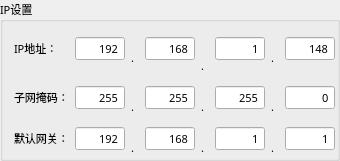
           <widget class="QGroupBox" name="groupBoxIP">
            <property name="font">
             <font>
              <family>微软雅黑</family>
              <pointsize>8</pointsize>
              <weight>50</weight>
              <bold>false</bold>
             </font>
            </property>
            <property name="title">
             <string>IP设置</string>
            </property>
            <layout class="QGridLayout" name="gridLayout_29">
             <property name="topMargin">
              <number>2</number>
             </property>
             <property name="rightMargin">
              <number>2</number>
             </property>
             <property name="bottomMargin">
              <number>2</number>
             </property>
             <item row="0" column="0">
              <widget class="QLabel" name="labelIP">
               <property name="minimumSize">
                <size>
                 <width>0</width>
                 <height>25</height>
                </size>
               </property>
               <property name="maximumSize">
                <size>
                 <width>16777215</width>
                 <height>25</height>
                </size>
               </property>
               <property name="font">
                <font>
                 <family>微软雅黑</family>
                 <pointsize>8</pointsize>
                 <weight>50</weight>
                 <italic>false</italic>
                 <bold>false</bold>
                </font>
               </property>
               <property name="styleSheet">
                <string notr="true"/>
               </property>
               <property name="text">
                <string>IP地址：</string>
               </property>
              </widget>
             </item>
             <item row="0" column="1">
              <layout class="QHBoxLayout" name="horizontalLayout_2">
               <item>
                <widget class="xSpinBox" name="sBoxIP1">
                 <property name="minimumSize">
                  <size>
                   <width>50</width>
                   <height>25</height>
                  </size>
                 </property>
                 <property name="maximumSize">
                  <size>
                   <width>100</width>
                   <height>25</height>
                  </size>
                 </property>
                 <property name="font">
                  <font>
                   <family>微软雅黑</family>
                   <pointsize>8</pointsize>
                   <weight>50</weight>
                   <italic>false</italic>
                   <bold>false</bold>
                  </font>
                 </property>
                 <property name="styleSheet">
                  <string notr="true"/>
                 </property>
                 <property name="alignment">
                  <set>Qt::AlignRight|Qt::AlignTrailing|Qt::AlignVCenter</set>
                 </property>
                 <property name="buttonSymbols">
                  <enum>QAbstractSpinBox::NoButtons</enum>
                 </property>
                 <property name="maximum">
                  <number>255</number>
                 </property>
                 <property name="value">
                  <number>192</number>
                 </property>
                </widget>
               </item>
               <item>
                <widget class="QLabel" name="label_4">
                 <property name="minimumSize">
                  <size>
                   <width>8</width>
                   <height>35</height>
                  </size>
                 </property>
                 <property name="maximumSize">
                  <size>
                   <width>8</width>
                   <height>35</height>
                  </size>
                 </property>
                 <property name="font">
                  <font>
                   <family>微软雅黑</family>
                   <pointsize>8</pointsize>
                   <weight>50</weight>
                   <italic>false</italic>
                   <bold>false</bold>
                  </font>
                 </property>
                 <property name="text">
                  <string>.</string>
                 </property>
                 <property name="alignment">
                  <set>Qt::AlignBottom|Qt::AlignLeading|Qt::AlignLeft</set>
                 </property>
                </widget>
               </item>
               <item>
                <widget class="xSpinBox" name="sBoxIP2">
                 <property name="minimumSize">
                  <size>
                   <width>50</width>
                   <height>25</height>
                  </size>
                 </property>
                 <property name="maximumSize">
                  <size>
                   <width>100</width>
                   <height>25</height>
                  </size>
                 </property>
                 <property name="font">
                  <font>
                   <family>微软雅黑</family>
                   <pointsize>8</pointsize>
                   <weight>50</weight>
                   <italic>false</italic>
                   <bold>false</bold>
                  </font>
                 </property>
                 <property name="styleSheet">
                  <string notr="true"/>
                 </property>
                 <property name="alignment">
                  <set>Qt::AlignRight|Qt::AlignTrailing|Qt::AlignVCenter</set>
                 </property>
                 <property name="buttonSymbols">
                  <enum>QAbstractSpinBox::NoButtons</enum>
                 </property>
                 <property name="maximum">
                  <number>255</number>
                 </property>
                 <property name="value">
                  <number>168</number>
                 </property>
                </widget>
               </item>
               <item>
                <widget class="QLabel" name="label_5">
                 <property name="minimumSize">
                  <size>
                   <width>8</width>
                   <height>50</height>
                  </size>
                 </property>
                 <property name="maximumSize">
                  <size>
                   <width>8</width>
                   <height>50</height>
                  </size>
                 </property>
                 <property name="font">
                  <font>
                   <family>微软雅黑</family>
                   <pointsize>8</pointsize>
                   <weight>50</weight>
                   <italic>false</italic>
                   <bold>false</bold>
                  </font>
                 </property>
                 <property name="text">
                  <string>.</string>
                 </property>
                 <property name="alignment">
                  <set>Qt::AlignBottom|Qt::AlignLeading|Qt::AlignLeft</set>
                 </property>
                </widget>
               </item>
               <item>
                <widget class="xSpinBox" name="sBoxIP3">
                 <property name="minimumSize">
                  <size>
                   <width>50</width>
                   <height>25</height>
                  </size>
                 </property>
                 <property name="maximumSize">
                  <size>
                   <width>100</width>
                   <height>25</height>
                  </size>
                 </property>
                 <property name="font">
                  <font>
                   <family>微软雅黑</family>
                   <pointsize>8</pointsize>
                   <weight>50</weight>
                   <italic>false</italic>
                   <bold>false</bold>
                  </font>
                 </property>
                 <property name="styleSheet">
                  <string notr="true"/>
                 </property>
                 <property name="alignment">
                  <set>Qt::AlignRight|Qt::AlignTrailing|Qt::AlignVCenter</set>
                 </property>
                 <property name="buttonSymbols">
                  <enum>QAbstractSpinBox::NoButtons</enum>
                 </property>
                 <property name="maximum">
                  <number>255</number>
                 </property>
                 <property name="value">
                  <number>1</number>
                 </property>
                </widget>
               </item>
               <item>
                <widget class="QLabel" name="label_6">
                 <property name="minimumSize">
                  <size>
                   <width>8</width>
                   <height>35</height>
                  </size>
                 </property>
                 <property name="maximumSize">
                  <size>
                   <width>8</width>
                   <height>35</height>
                  </size>
                 </property>
                 <property name="font">
                  <font>
                   <family>微软雅黑</family>
                   <pointsize>8</pointsize>
                   <weight>50</weight>
                   <italic>false</italic>
                   <bold>false</bold>
                  </font>
                 </property>
                 <property name="text">
                  <string>.</string>
                 </property>
                 <property name="alignment">
                  <set>Qt::AlignBottom|Qt::AlignLeading|Qt::AlignLeft</set>
                 </property>
                </widget>
               </item>
               <item>
                <widget class="xSpinBox" name="sBoxIP4">
                 <property name="minimumSize">
                  <size>
                   <width>50</width>
                   <height>25</height>
                  </size>
                 </property>
                 <property name="maximumSize">
                  <size>
                   <width>100</width>
                   <height>25</height>
                  </size>
                 </property>
                 <property name="font">
                  <font>
                   <family>微软雅黑</family>
                   <pointsize>8</pointsize>
                   <weight>50</weight>
                   <italic>false</italic>
                   <bold>false</bold>
                  </font>
                 </property>
                 <property name="styleSheet">
                  <string notr="true"/>
                 </property>
                 <property name="alignment">
                  <set>Qt::AlignRight|Qt::AlignTrailing|Qt::AlignVCenter</set>
                 </property>
                 <property name="buttonSymbols">
                  <enum>QAbstractSpinBox::NoButtons</enum>
                 </property>
                 <property name="maximum">
                  <number>255</number>
                 </property>
                 <property name="value">
                  <number>148</number>
                 </property>
                </widget>
               </item>
              </layout>
             </item>
             <item row="1" column="0">
              <widget class="QLabel" name="labelSubMask">
               <property name="minimumSize">
                <size>
                 <width>0</width>
                 <height>25</height>
                </size>
               </property>
               <property name="maximumSize">
                <size>
                 <width>16777215</width>
                 <height>25</height>
                </size>
               </property>
               <property name="font">
                <font>
                 <family>微软雅黑</family>
                 <pointsize>8</pointsize>
                 <weight>50</weight>
                 <italic>false</italic>
                 <bold>false</bold>
                </font>
               </property>
               <property name="styleSheet">
                <string notr="true"/>
               </property>
               <property name="text">
                <string>子网掩码：</string>
               </property>
              </widget>
             </item>
             <item row="1" column="1">
              <layout class="QHBoxLayout" name="horizontalLayout_3">
               <item>
                <widget class="xSpinBox" name="sBoxSubMask1">
                 <property name="minimumSize">
                  <size>
                   <width>50</width>
                   <height>25</height>
                  </size>
                 </property>
                 <property name="maximumSize">
                  <size>
                   <width>100</width>
                   <height>25</height>
                  </size>
                 </property>
                 <property name="font">
                  <font>
                   <family>微软雅黑</family>
                   <pointsize>8</pointsize>
                   <weight>50</weight>
                   <italic>false</italic>
                   <bold>false</bold>
                  </font>
                 </property>
                 <property name="styleSheet">
                  <string notr="true"/>
                 </property>
                 <property name="alignment">
                  <set>Qt::AlignRight|Qt::AlignTrailing|Qt::AlignVCenter</set>
                 </property>
                 <property name="buttonSymbols">
                  <enum>QAbstractSpinBox::NoButtons</enum>
                 </property>
                 <property name="maximum">
                  <number>255</number>
                 </property>
                 <property name="value">
                  <number>255</number>
                 </property>
                </widget>
               </item>
               <item>
                <widget class="QLabel" name="label_7">
                 <property name="minimumSize">
                  <size>
                   <width>8</width>
                   <height>35</height>
                  </size>
                 </property>
                 <property name="maximumSize">
                  <size>
                   <width>8</width>
                   <height>35</height>
                  </size>
                 </property>
                 <property name="font">
                  <font>
                   <family>微软雅黑</family>
                   <pointsize>8</pointsize>
                   <weight>50</weight>
                   <italic>false</italic>
                   <bold>false</bold>
                  </font>
                 </property>
                 <property name="text">
                  <string>.</string>
                 </property>
                 <property name="alignment">
                  <set>Qt::AlignBottom|Qt::AlignLeading|Qt::AlignLeft</set>
                 </property>
                </widget>
               </item>
               <item>
                <widget class="xSpinBox" name="sBoxSubMask2">
                 <property name="minimumSize">
                  <size>
                   <width>50</width>
                   <height>25</height>
                  </size>
                 </property>
                 <property name="maximumSize">
                  <size>
                   <width>100</width>
                   <height>25</height>
                  </size>
                 </property>
                 <property name="font">
                  <font>
                   <family>微软雅黑</family>
                   <pointsize>8</pointsize>
                   <weight>50</weight>
                   <italic>false</italic>
                   <bold>false</bold>
                  </font>
                 </property>
                 <property name="styleSheet">
                  <string notr="true"/>
                 </property>
                 <property name="alignment">
                  <set>Qt::AlignRight|Qt::AlignTrailing|Qt::AlignVCenter</set>
                 </property>
                 <property name="buttonSymbols">
                  <enum>QAbstractSpinBox::NoButtons</enum>
                 </property>
                 <property name="maximum">
                  <number>255</number>
                 </property>
                 <property name="value">
                  <number>255</number>
                 </property>
                </widget>
               </item>
               <item>
                <widget class="QLabel" name="label_8">
                 <property name="minimumSize">
                  <size>
                   <width>8</width>
                   <height>35</height>
                  </size>
                 </property>
                 <property name="maximumSize">
                  <size>
                   <width>8</width>
                   <height>35</height>
                  </size>
                 </property>
                 <property name="font">
                  <font>
                   <family>微软雅黑</family>
                   <pointsize>8</pointsize>
                   <weight>50</weight>
                   <italic>false</italic>
                   <bold>false</bold>
                  </font>
                 </property>
                 <property name="text">
                  <string>.</string>
                 </property>
                 <property name="alignment">
                  <set>Qt::AlignBottom|Qt::AlignLeading|Qt::AlignLeft</set>
                 </property>
                </widget>
               </item>
               <item>
                <widget class="xSpinBox" name="sBoxSubMask3">
                 <property name="minimumSize">
                  <size>
                   <width>50</width>
                   <height>25</height>
                  </size>
                 </property>
                 <property name="maximumSize">
                  <size>
                   <width>100</width>
                   <height>25</height>
                  </size>
                 </property>
                 <property name="font">
                  <font>
                   <family>微软雅黑</family>
                   <pointsize>8</pointsize>
                   <weight>50</weight>
                   <italic>false</italic>
                   <bold>false</bold>
                  </font>
                 </property>
                 <property name="styleSheet">
                  <string notr="true"/>
                 </property>
                 <property name="alignment">
                  <set>Qt::AlignRight|Qt::AlignTrailing|Qt::AlignVCenter</set>
                 </property>
                 <property name="buttonSymbols">
                  <enum>QAbstractSpinBox::NoButtons</enum>
                 </property>
                 <property name="maximum">
                  <number>255</number>
                 </property>
                 <property name="value">
                  <number>255</number>
                 </property>
                </widget>
               </item>
               <item>
                <widget class="QLabel" name="label_9">
                 <property name="minimumSize">
                  <size>
                   <width>8</width>
                   <height>35</height>
                  </size>
                 </property>
                 <property name="maximumSize">
                  <size>
                   <width>8</width>
                   <height>35</height>
                  </size>
                 </property>
                 <property name="font">
                  <font>
                   <family>微软雅黑</family>
                   <pointsize>8</pointsize>
                   <weight>50</weight>
                   <italic>false</italic>
                   <bold>false</bold>
                  </font>
                 </property>
                 <property name="text">
                  <string>.</string>
                 </property>
                 <property name="alignment">
                  <set>Qt::AlignBottom|Qt::AlignLeading|Qt::AlignLeft</set>
                 </property>
                </widget>
               </item>
               <item>
                <widget class="xSpinBox" name="sBoxSubMask4">
                 <property name="minimumSize">
                  <size>
                   <width>50</width>
                   <height>25</height>
                  </size>
                 </property>
                 <property name="maximumSize">
                  <size>
                   <width>100</width>
                   <height>25</height>
                  </size>
                 </property>
                 <property name="font">
                  <font>
                   <family>微软雅黑</family>
                   <pointsize>8</pointsize>
                   <weight>50</weight>
                   <italic>false</italic>
                   <bold>false</bold>
                  </font>
                 </property>
                 <property name="styleSheet">
                  <string notr="true"/>
                 </property>
                 <property name="alignment">
                  <set>Qt::AlignRight|Qt::AlignTrailing|Qt::AlignVCenter</set>
                 </property>
                 <property name="buttonSymbols">
                  <enum>QAbstractSpinBox::NoButtons</enum>
                 </property>
                 <property name="maximum">
                  <number>255</number>
                 </property>
                </widget>
               </item>
              </layout>
             </item>
             <item row="2" column="0">
              <widget class="QLabel" name="labelGateWay">
               <property name="minimumSize">
                <size>
                 <width>0</width>
                 <height>25</height>
                </size>
               </property>
               <property name="maximumSize">
                <size>
                 <width>16777215</width>
                 <height>25</height>
                </size>
               </property>
               <property name="font">
                <font>
                 <family>微软雅黑</family>
                 <pointsize>8</pointsize>
                 <weight>50</weight>
                 <italic>false</italic>
                 <bold>false</bold>
                </font>
               </property>
               <property name="styleSheet">
                <string notr="true"/>
               </property>
               <property name="text">
                <string>默认网关：</string>
               </property>
              </widget>
             </item>
             <item row="2" column="1">
              <layout class="QHBoxLayout" name="horizontalLayout_4">
               <item>
                <widget class="xSpinBox" name="sBoxGateWay1">
                 <property name="minimumSize">
                  <size>
                   <width>50</width>
                   <height>25</height>
                  </size>
                 </property>
                 <property name="maximumSize">
                  <size>
                   <width>100</width>
                   <height>25</height>
                  </size>
                 </property>
                 <property name="font">
                  <font>
                   <family>微软雅黑</family>
                   <pointsize>8</pointsize>
                   <weight>50</weight>
                   <italic>false</italic>
                   <bold>false</bold>
                  </font>
                 </property>
                 <property name="styleSheet">
                  <string notr="true"/>
                 </property>
                 <property name="alignment">
                  <set>Qt::AlignRight|Qt::AlignTrailing|Qt::AlignVCenter</set>
                 </property>
                 <property name="buttonSymbols">
                  <enum>QAbstractSpinBox::NoButtons</enum>
                 </property>
                 <property name="maximum">
                  <number>255</number>
                 </property>
                 <property name="value">
                  <number>192</number>
                 </property>
                </widget>
               </item>
               <item>
                <widget class="QLabel" name="label_10">
                 <property name="minimumSize">
                  <size>
                   <width>8</width>
                   <height>35</height>
                  </size>
                 </property>
                 <property name="maximumSize">
                  <size>
                   <width>8</width>
                   <height>35</height>
                  </size>
                 </property>
                 <property name="font">
                  <font>
                   <family>微软雅黑</family>
                   <pointsize>8</pointsize>
                   <weight>50</weight>
                   <italic>false</italic>
                   <bold>false</bold>
                  </font>
                 </property>
                 <property name="text">
                  <string>.</string>
                 </property>
                 <property name="alignment">
                  <set>Qt::AlignBottom|Qt::AlignLeading|Qt::AlignLeft</set>
                 </property>
                </widget>
               </item>
               <item>
                <widget class="xSpinBox" name="sBoxGateWay2">
                 <property name="minimumSize">
                  <size>
                   <width>50</width>
                   <height>25</height>
                  </size>
                 </property>
                 <property name="maximumSize">
                  <size>
                   <width>100</width>
                   <height>25</height>
                  </size>
                 </property>
                 <property name="font">
                  <font>
                   <family>微软雅黑</family>
                   <pointsize>8</pointsize>
                   <weight>50</weight>
                   <italic>false</italic>
                   <bold>false</bold>
                  </font>
                 </property>
                 <property name="styleSheet">
                  <string notr="true"/>
                 </property>
                 <property name="alignment">
                  <set>Qt::AlignRight|Qt::AlignTrailing|Qt::AlignVCenter</set>
                 </property>
                 <property name="buttonSymbols">
                  <enum>QAbstractSpinBox::NoButtons</enum>
                 </property>
                 <property name="maximum">
                  <number>255</number>
                 </property>
                 <property name="value">
                  <number>168</number>
                 </property>
                </widget>
               </item>
               <item>
                <widget class="QLabel" name="label_11">
                 <property name="minimumSize">
                  <size>
                   <width>8</width>
                   <height>35</height>
                  </size>
                 </property>
                 <property name="maximumSize">
                  <size>
                   <width>8</width>
                   <height>35</height>
                  </size>
                 </property>
                 <property name="font">
                  <font>
                   <family>微软雅黑</family>
                   <pointsize>8</pointsize>
                   <weight>50</weight>
                   <italic>false</italic>
                   <bold>false</bold>
                  </font>
                 </property>
                 <property name="text">
                  <string>.</string>
                 </property>
                 <property name="alignment">
                  <set>Qt::AlignBottom|Qt::AlignLeading|Qt::AlignLeft</set>
                 </property>
                </widget>
               </item>
               <item>
                <widget class="xSpinBox" name="sBoxGateWay3">
                 <property name="minimumSize">
                  <size>
                   <width>50</width>
                   <height>25</height>
                  </size>
                 </property>
                 <property name="maximumSize">
                  <size>
                   <width>100</width>
                   <height>25</height>
                  </size>
                 </property>
                 <property name="font">
                  <font>
                   <family>微软雅黑</family>
                   <pointsize>8</pointsize>
                   <weight>50</weight>
                   <italic>false</italic>
                   <bold>false</bold>
                  </font>
                 </property>
                 <property name="styleSheet">
                  <string notr="true"/>
                 </property>
                 <property name="alignment">
                  <set>Qt::AlignRight|Qt::AlignTrailing|Qt::AlignVCenter</set>
                 </property>
                 <property name="buttonSymbols">
                  <enum>QAbstractSpinBox::NoButtons</enum>
                 </property>
                 <property name="maximum">
                  <number>255</number>
                 </property>
                 <property name="value">
                  <number>1</number>
                 </property>
                </widget>
               </item>
               <item>
                <widget class="QLabel" name="label_12">
                 <property name="minimumSize">
                  <size>
                   <width>8</width>
                   <height>35</height>
                  </size>
                 </property>
                 <property name="maximumSize">
                  <size>
                   <width>8</width>
                   <height>35</height>
                  </size>
                 </property>
                 <property name="font">
                  <font>
                   <family>微软雅黑</family>
                   <pointsize>8</pointsize>
                   <weight>50</weight>
                   <italic>false</italic>
                   <bold>false</bold>
                  </font>
                 </property>
                 <property name="text">
                  <string>.</string>
                 </property>
                 <property name="alignment">
                  <set>Qt::AlignBottom|Qt::AlignLeading|Qt::AlignLeft</set>
                 </property>
                </widget>
               </item>
               <item>
                <widget class="xSpinBox" name="sBoxGateWay4">
                 <property name="minimumSize">
                  <size>
                   <width>50</width>
                   <height>25</height>
                  </size>
                 </property>
                 <property name="maximumSize">
                  <size>
                   <width>100</width>
                   <height>25</height>
                  </size>
                 </property>
                 <property name="font">
                  <font>
                   <family>微软雅黑</family>
                   <pointsize>8</pointsize>
                   <weight>50</weight>
                   <italic>false</italic>
                   <bold>false</bold>
                  </font>
                 </property>
                 <property name="styleSheet">
                  <string notr="true"/>
                 </property>
                 <property name="alignment">
                  <set>Qt::AlignRight|Qt::AlignTrailing|Qt::AlignVCenter</set>
                 </property>
                 <property name="buttonSymbols">
                  <enum>QAbstractSpinBox::NoButtons</enum>
                 </property>
                 <property name="maximum">
                  <number>255</number>
                 </property>
                 <property name="value">
                  <number>1</number>
                 </property>
                </widget>
               </item>
              </layout>
             </item>
            </layout>
           </widget>
